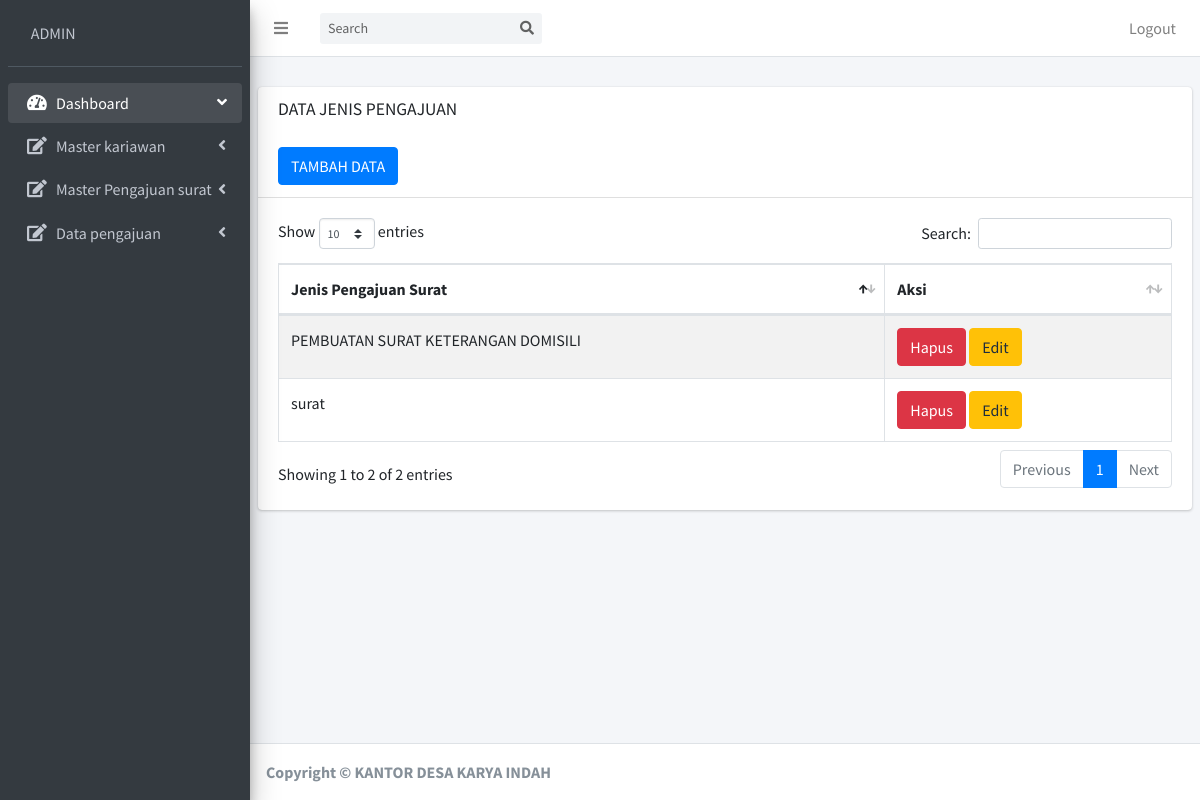
The page /sistem/admin/m_pengajuan/pengajuan_view.php (signed in) on the database its author committed.
### tables this page shows
CREATE TABLE `jenis_surat` (
  `id_jenis_surat` int(11) NOT NULL,
  `nama_surat` varchar(125) NOT NULL
);

### sistem/admin/m_pengajuan/pengajuan_view.php (the view, shortened to what this page needs)
<?php include "../../pages/coneksi/config.php";
if (
  empty($_SESSION['username']) and
  empty($_SESSION['password'])
) {
  header('location:../../pages/login/login.php');
} else {
  if ($_SESSION['akses'] == "ADMIN") {
?>
    <!DOCTYPE html>
    <html>
    <head>
      <link rel="stylesheet" href="../../plugins/fontawesome-free/css/all.min.css">
      <link rel="stylesheet" href="https://code.ionicframework.com/ionicons/2.0.1/css/ionicons.min.css">
      <link rel="stylesheet" href="../../plugins/datatables-bs4/css/dataTables.bootstrap4.css">
      <link rel="stylesheet" href="../../dist/css/adminlte.min.css">
    </head>
    <body class="hold-transition sidebar-mini">
      <div class="wrapper">
        <?php include 'navbar.php';
        include 'sidebar.php'; ?>
        <div class="content-wrapper">
          <section class="content-header">
          </section>
          <section class="content">
            <div class="row">
              <div class="col-12">
                <div class="card">
                  <div class="card-header">
                    <h3 class="card-title">DATA JENIS PENGAJUAN </h3> <br><br>
                    <a href='pengajuan_add.php' class='btn btn-primary'>TAMBAH DATA</a>
                  </div>
                  <div class="card-body">
                    <table id="example1" class="table table-bordered table-striped">
                      <thead>
                        <tr>
                          <th>Jenis Pengajuan Surat</th>
                          <th>Aksi</th>
                        </tr>
                      </thead>
                      <tbody>
                        <?php
                        $queri = "SELECT * FROM jenis_surat  ";
                        $hasil = mysqli_query($koneksi, $queri);
                        while ($kolom = mysqli_fetch_assoc($hasil)) {
                        ?><tr>
                            <td><?php echo "$kolom[nama_surat]"; ?></td>
                            <td><?php echo "
                            <a href='pengajuan_hapus.php?id=$kolom[id_jenis_surat]' onclick=\"return confirm('Apakah anda yakin akan menghapus :)\" class='btn btn-danger'>Hapus</a>
                            <a href='pengajuan_edit.php?id=$kolom[id_jenis_surat]' class='btn btn-warning'>Edit</a>"; ?></td>
                          </tr>
                        <?php
                        }
                        ?>
                      </tbody>
                    </table>
                  </div>
                </div>
              </div>
            </div>
          </section>
        </div>
        <?php include '../footer.php'; ?>
      </div>
    </body>
    </html>
<?php
  } else {
    echo '<script language="javascript">
                        alert ("Anda Tida Punya Akses");
                        window.location="../../pages/login/logout.php";
                        </script>';
    exit();
  }
}; ?>

### rows shown on the page
jenis_surat: nama_surat "PEMBUATAN SURAT KETERANGAN DOMISILI"
jenis_surat: nama_surat "surat"

### other values the page prints
$_SESSION[akses] "ADMIN"
